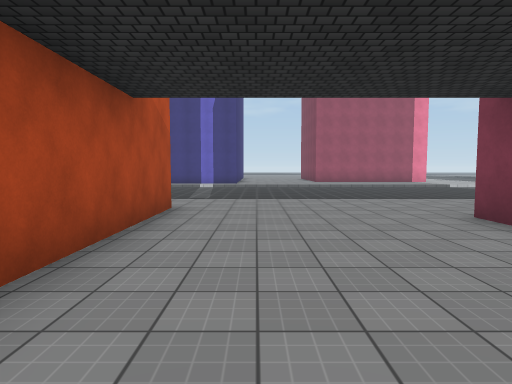
[1] (above)

24 first-person views from a walk through a 3-D level made in the Unity game engine. The camera is 1.5 m above the floor, tilts 4° down and sees 75° across. The floor is counted in squares, 2 m on a side. Each view is taken from the middle of a square. On the plan, view 1 faces up. The plan holds only what a view shows up to about 11 squares ahead; the rest is blank. The place goes on beyond the plan. The player character is not drawn. Surface patterns are stand-ins for the level's own textures.

[2]
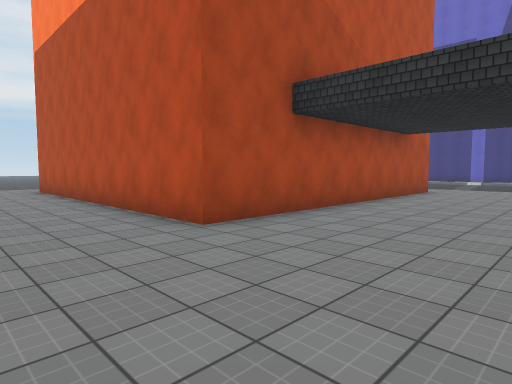

[3]
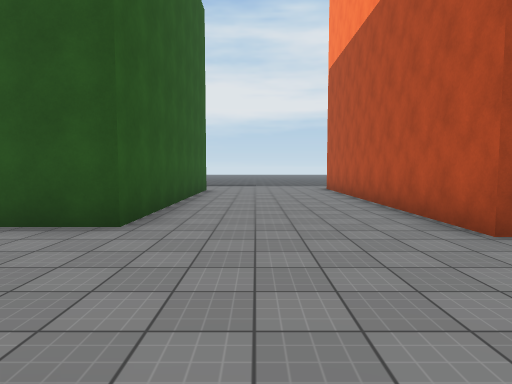

[4]
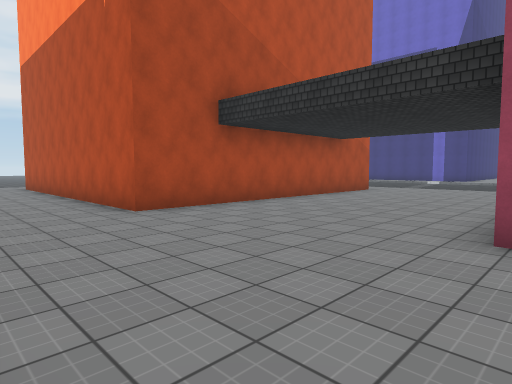

[5]
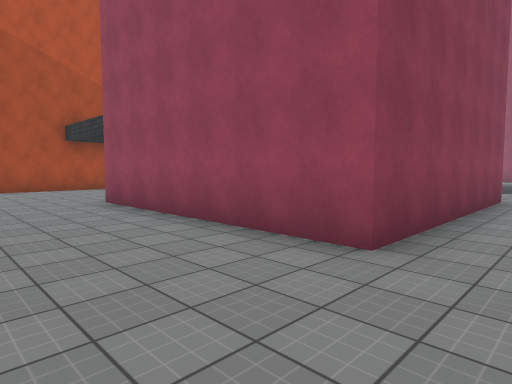

[6]
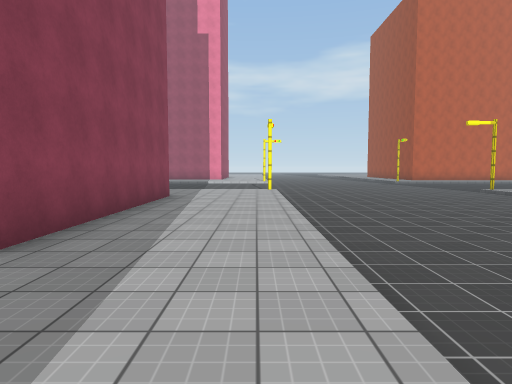

[7]
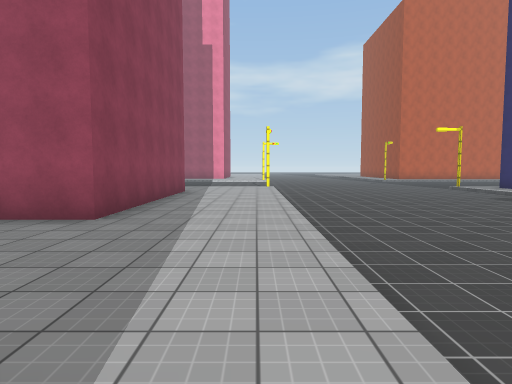

[8]
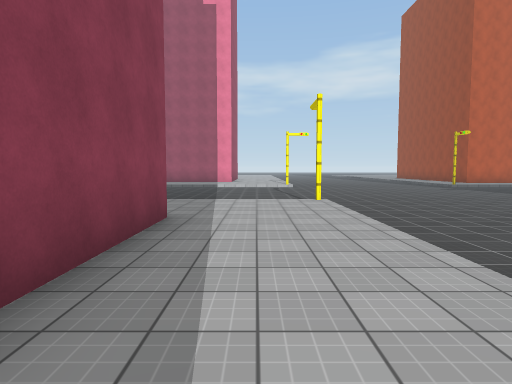

[9]
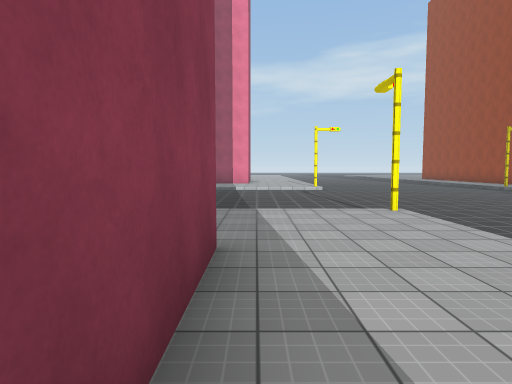

[10]
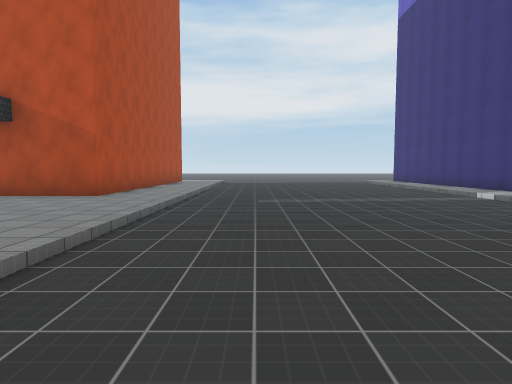

[11]
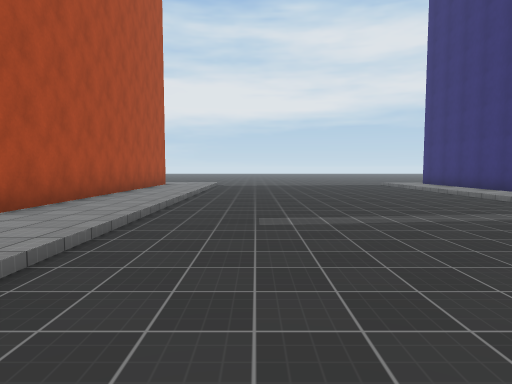

[12]
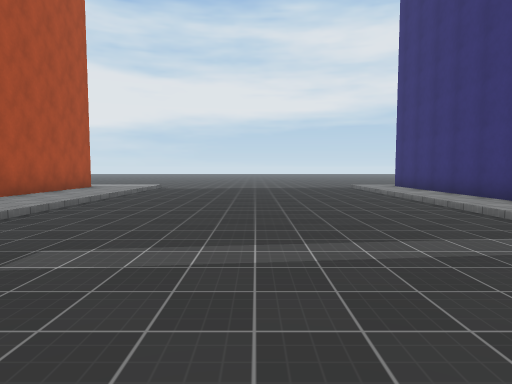

[13]
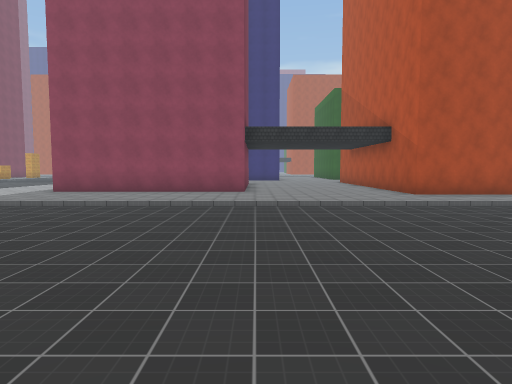

[14]
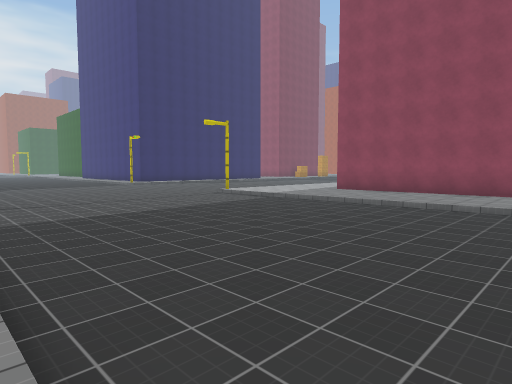

[15]
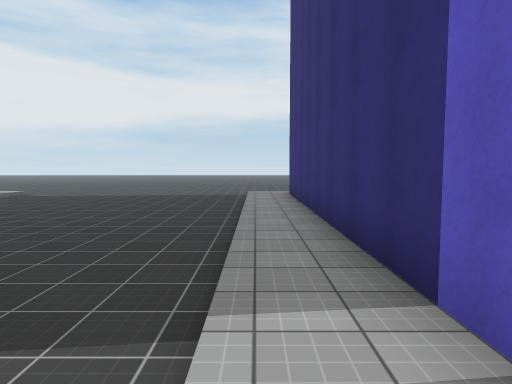

[16]
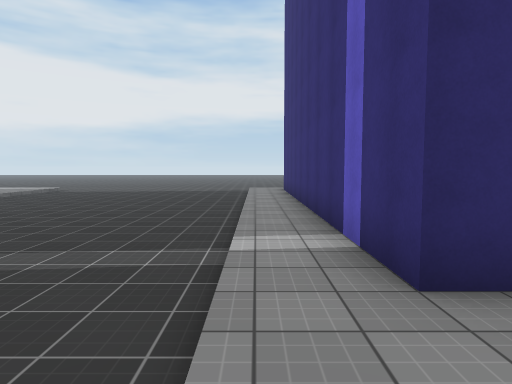

[17]
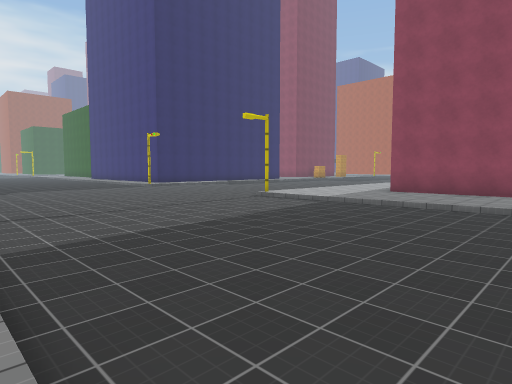

[18]
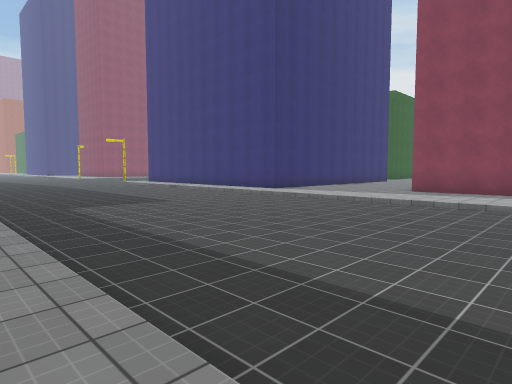

[19]
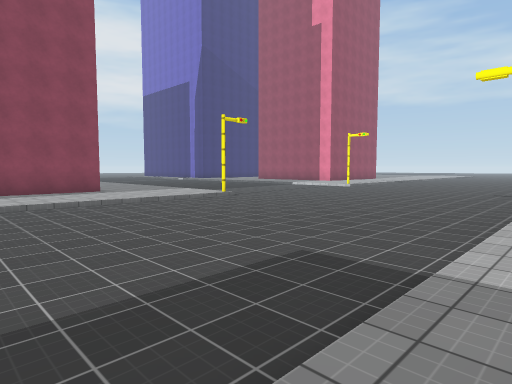

[20]
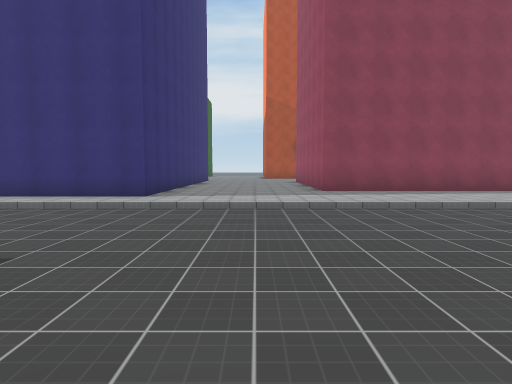

[21]
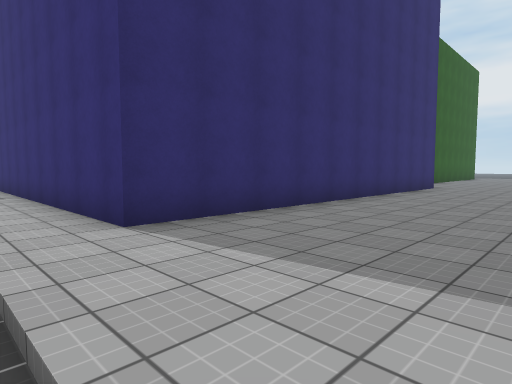

[22]
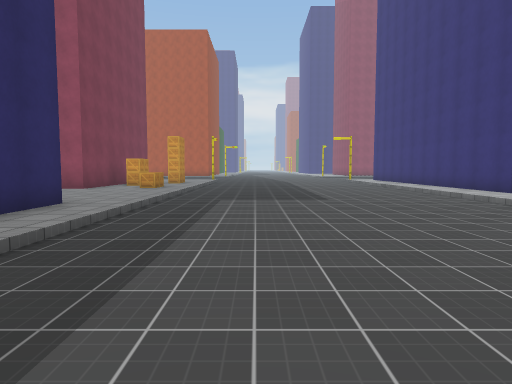

[23]
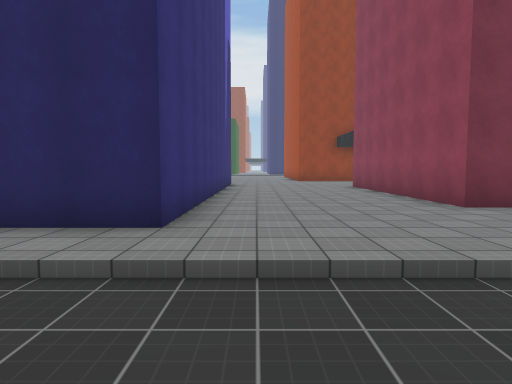

[24]
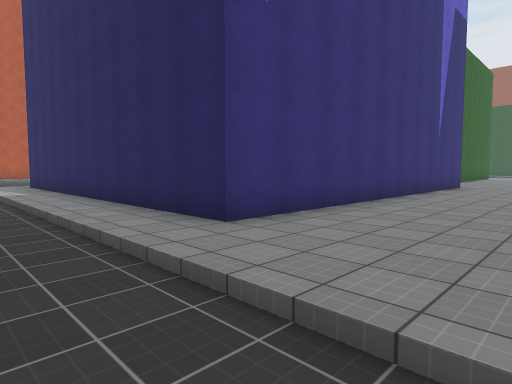

### Floor plan
Key: @ floor where view 1 was taken; # wall or solid block; . main floor; : floor 0.25 m higher than the main floor; O other object.
Columns run from 10 left of view 1 to 31 right of it. Each row starts with its distance up from view 1.
 17 ##########:
 16 :::::::::::: :::::::
 15 ........... ..............
 14 ..............................
 13 ..............................
 12 ..............................
 11 ...............................
 10 ...............................
  9 ...............................
  8 ::::::::::::::::::::::#.......
  7 :::::::::::::::::::::::........:#
  6 #########::::::::::::::........:#
  5         #:::::######:::........:#
  4         #:::::#    #:::........:#
  3         #:::::     #:::........:#
  2         #:::::     #:::........:#
  1         #:::::     #:::........:#
  0         #:@:::     #:::........:#
 -1         #:::::######:::........:#
 -2 #########::::::::::::::........:#
 -3 :::::::::::::::::::::::........:##########
 -4  ::::::::::::::::::::::........:::::::::::
 -5  ::::::::::::::::::::::........:::::::::
 -6  :::::::::::##########:........:::::::::
 -7  #######:::          #:........:::::::::
 -8        #::           #:........O::######

Where each view was taken, in squares from view 1:
view 1: 0 up, 0 right, facing up
view 2: 5 down, 2 right, facing up-left
view 3: 5 down, 2 right, facing left
view 4: 5 down, 4 right, facing up-left
view 5: 4 down, 11 right, facing up-left
view 6: 4 down, 12 right, facing up
view 7: 6 down, 12 right, facing up
view 8: 0 up, 11 right, facing up
view 9: 2 up, 10 right, facing up
view 10: 10 up, 6 right, facing left
view 11: 10 up, 3 right, facing left
view 12: 12 up, 1 right, facing left
view 13: 16 up, 3 right, facing down
view 14: 16 up, 3 right, facing down-right
view 15: 16 up, 1 left, facing left
view 16: 16 up, 1 right, facing left
view 17: 16 up, 5 right, facing down-right
view 18: 3 up, 21 right, facing down-left
view 19: 1 up, 21 right, facing up-left
view 20: 3 down, 19 right, facing left
view 21: 2 down, 13 right, facing down-left
view 22: 3 up, 18 right, facing down
view 23: 4 down, 18 right, facing right
view 24: 6 down, 19 right, facing up-right
